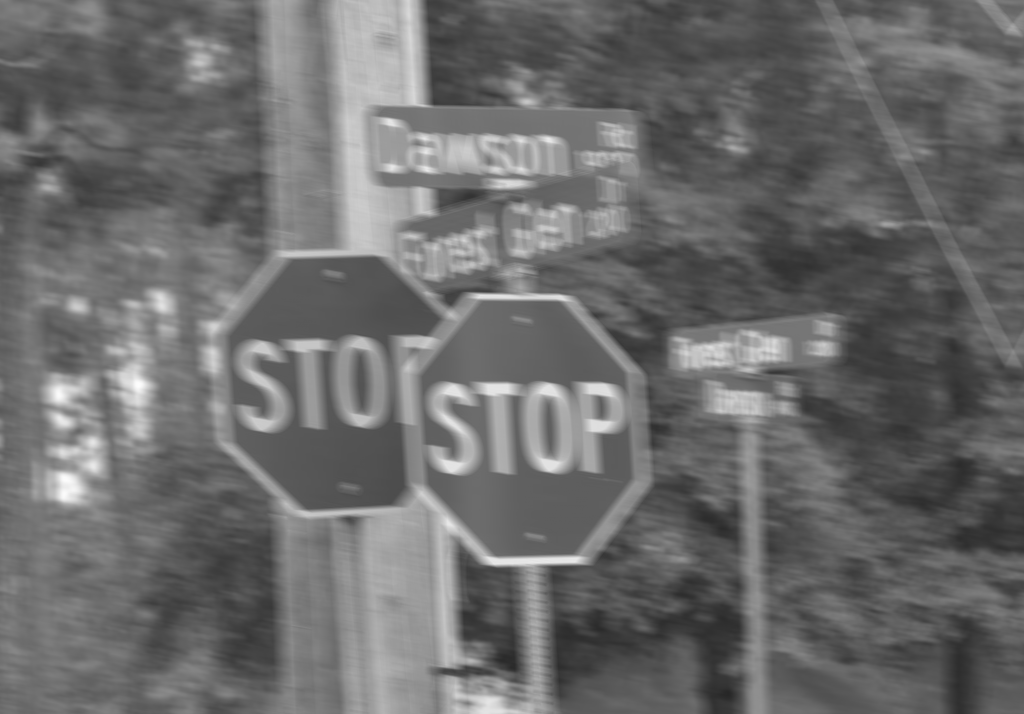
#> input picture Projeto 2/blur.png, 1024 x 714 px
$ jupyter execute 'Projeto 1-2.ipynb'   (shell and % lines are left out)
#> lines starting #> are read from the running program, lines starting #| are printed output that depends on the picture
[cell 1]

import cv2
import numpy as np
import matplotlib.pyplot as plt

# Projeto 1-2: Restauração de uma imagem de sinalização de trânsito

Você está trabalhando em um projeto da nova versão do PatoPatoVai Street View. Seu objetivo é melhorar a qualidade das imagens obtidas pela câmera do veículo, especialmente em relação ao *motion blur* (pois a câmera está fixada no carro, e os solavancos da estrada podem resultar em borramento das imagens capturadas).

Considere a imagem abaixo:

[cell 2]
img_blur = cv2.cvtColor(cv2.imread('blur.png'), cv2.COLOR_BGR2GRAY) / 255.0
#> img_blur: shape (714, 1024) float64; min 0.153, max 0.992, mean 0.421

plt.figure(figsize=(10, 8))
plt.imshow(img_blur, cmap='gray');

Está difícil saber a que altura da rua Forest Glen estamos. Sua equipe está desenvolvendo um primeiro protótipo de um sistema que, a partir desta imagem, gera uma imagem nítida e com perspectiva corrigida de cada uma das placas indicadoras da rua.

Você foi encarregado de fazer uma primeira versão do melhoramento de imagem (*deblurring*, contraste, correção de perspectiva), onde parâmetros essenciais do *deblurring* (tamanho de kernel, orientação, tipo), do contraste e da correção de perspectiva (pontos notáveis) podem ser determinados manualmente. Na sua equipe tem outros engenheiros trabalhando no problema de detectar e segmentar as placas presentes na cena.

Para facilitar a experimentação:

- O Scikit-Image já tem uma função que faz o filtro de Wiener: ``skimage.restoration.wiener``

- Segue código para fazer um *kernel* de *motion blur* dado o tamanho do kernel, o comprimento do segmento de reta, e o ângulo.

[cell 3]
from skimage.restoration import wiener

def make_psf(shape, length, angle):
    psf = np.zeros(shape)
    rows, cols = shape
    center = (cols//2, rows//2)
    psf[center[1], center[0]:(center[0]+length)] = 1.0
    M = cv2.getRotationMatrix2D(center, angle, 1)
    psf = cv2.warpAffine(psf, M, (cols, rows))
    psf = psf / psf.sum()
    return psf

## Tarefa

Escreva um programa que:

- Corrige o *motion blur*
    - Não é necessário neste projeto que o sistema escolha automaticamente os melhores parâmetros para o *deblurring*, determine-os manualmente.

- Melhora o contraste
    - Novamente, se precisar ajustar parâmetros manualmente, tudo bem. Escolha a técnica que quiser para melhoramento de contraste.

- Extrai a placa de rua com correção de perspectiva.
    - Os pontos dos cantos da placa não precisam ser determinados automaticamente, escolha manualmente os pontos. A outra parte da sua equipe está trabalhando no outro problema.


### Rubrica

- **I**: Entregou algo sem sentido ou muito incompleto (não atinge o nível *D*)

- **D**: Entregou o projeto quase completo, mas faltaram 2 itens dentre os descritos acima.

- **C**: Entregou o projeto quase completo, mas faltou 1 item dentre os descritos acima.

- **B**: Entregou o projeto completo.

- **A**: Entregou o projeto completo e testou alguma técnica mais avançada para resolver o problema do motion-blur. Ver o artigo "Restoration of Motion-Blurred Image Based on Border Deformation Detection: A Traffic Sign Restoration Model", em anexo no Blackboard.

# Blur

[cell 4]
def display_mag_freq(img_freq):
    img_freq_aux_mag = np.abs(img_freq)
    img_freq_aux_mag[0,0] = 0.0
#> img_freq_aux_mag: shape (714, 1024) float64; min 0, max 28812.4, mean 10.3
    img_freq_aux_mag_display = np.log10(1 + np.fft.fftshift(img_freq_aux_mag))
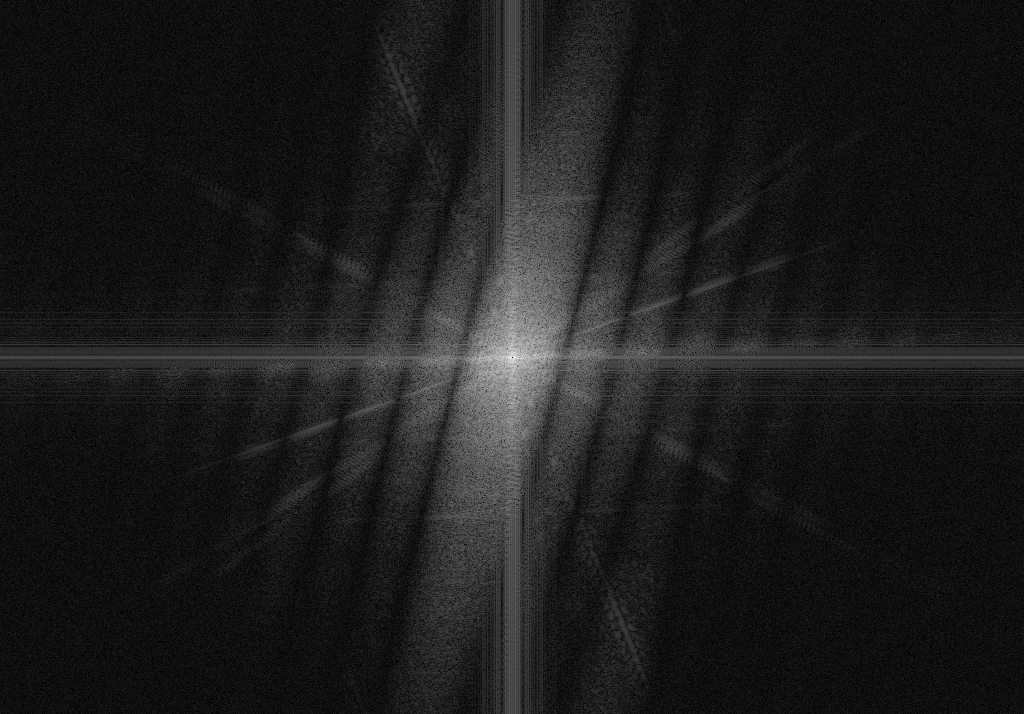
#> img_freq_aux_mag_display: shape (714, 1024) float64; min 0, max 4.46, mean 0.493; drawn with min black and max white
    plt.figure(figsize=(12,12))
    plt.imshow(img_freq_aux_mag_display, cmap='gray')
    plt.axis('off')
    plt.show()

def faz_gigante(img_blur):
    rows, cols = img_blur.shape
#> rows = 714; cols = 1024
    img_blur_giant = np.zeros((2*rows, 2*cols))
    img_blur_giant[:rows, :cols] = img_blur
    img_blur_giant[:rows, cols:] = img_blur[:, ::-1]
    img_blur_giant[rows:, :cols] = img_blur[::-1, :]
    img_blur_giant[rows:, cols:] = img_blur[::-1, ::-1]
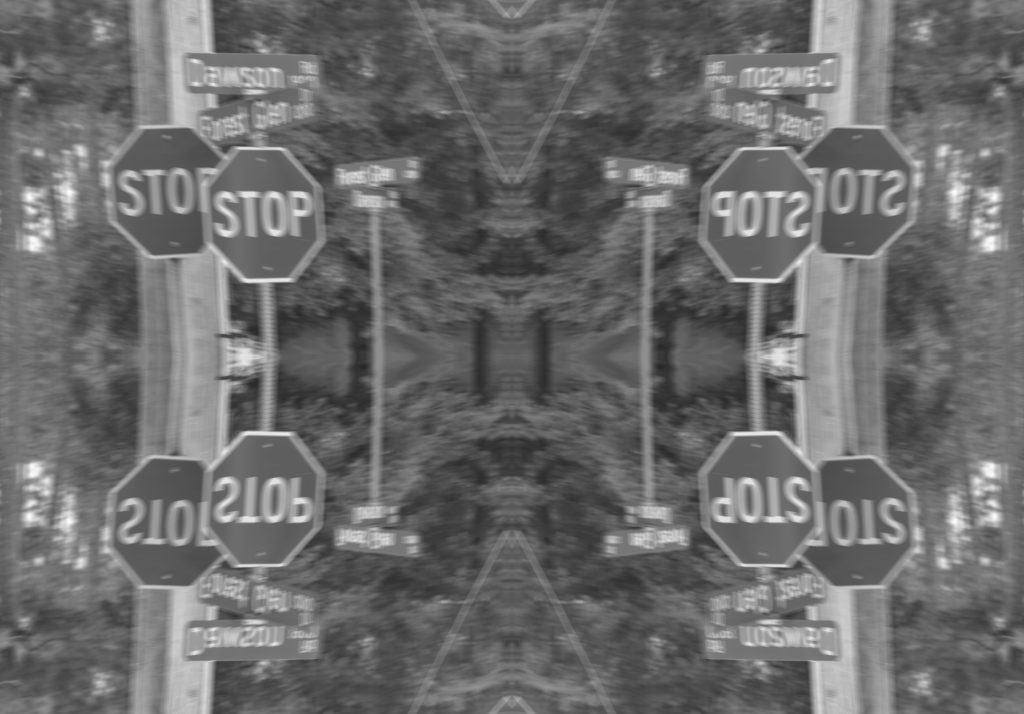
#> img_blur_giant: shape (1428, 2048) float64 (shown at 1/2 size); min 0.153, max 0.992, mean 0.421
    return img_blur_giant, rows, cols

### Fourrier:
    Na célula abaixo foi feita e plotada a transformada de fourrier da imagem borrada. Essa transformada resulta no plot do domínio da frequência da imagem borrada, com retas horizontais resultantes de traços verticais na imagem (postes, cantos das placas, etc), retas verticais resultantes de traços horizontais da imagem (bordas das placas, bordas da própria imagem, etc) e, por fim, retas diagonais resultantes do restante da imagem.

[cell 5]
img_freq = np.fft.fft2(img_blur)

display_mag_freq(img_freq)

A partir da imagem gerada na frequência, é possível perceber a existência de um padrão de traços diagonais repetidos, todos com a mesma leve inclinação. Isso é decorrente do borramento e permite a identificação do tipo de kernel utilizado para borrar a imagem original. Através do ângulo das retas periódicas da imagem na frequência, pode-se afirmar que o kernel utlizado foi uma semirreta, com angulação igual à das retas +/- 90°, uma vez que a transformada de fourrier gera uma rotação dos traços da imagem.

### Kernel:
    Agora, o ângulo do kernel foi inferido como aproximadamente -20° (ou +160°), e assim foi criado uma réplica de comprimento ajustado para chegar mais próximo do original. É importante notar que esse kernel foi aplicado em uma imagem criada, com dimensões 2x maiores que a imagem original, resultando em uma com 4x o tamanho. Esse é um truque utilizado para diminuir os efeitos de transições abruptas nas bordas da imagem, as quais resultam em retas pretas quando transformadas de volta do domínio da frequência.

[cell 6]
giant_test, rows, cols = faz_gigante(img_blur)
#> rows = 714; cols = 1024

kernel = make_psf(giant_test.shape, 20, 170)

plt.imshow(kernel[650:750, 950:1050], cmap='gray')
print(rows, cols)
#| 714 1024
plt.show()

### Filtro de Wiener
    Agora, com o kernel em mãos, será aplicado o filtro de Wiener. Esse filtro aplica uma multiplicação, de uma imagem e um kernel, ambos no domínio da frequência. Como utilizamos um kernel aproximado do que foi realmente utilizado, a imagem resultante deve ficar distorcida, uma vez que o pequeno erro é amplificado. Por fim, é aplicada uma transformada inversa de fourrier para trazer de volta do domínio da frequência.

[cell 7]
def wiener(G, H, K):
    W = H.conj() / (np.abs(H)**2 + K)
    F = W*G
    return F

[cell 8]
K = 0.0007

h = kernel
H = np.fft.fft2(h)

G = np.fft.fft2(giant_test)
img_test_blur_recon_wiener_freq = wiener(G, H, K)
img_test_blur_recon_wiener = np.fft.fftshift(np.fft.ifft2(img_test_blur_recon_wiener_freq).real)
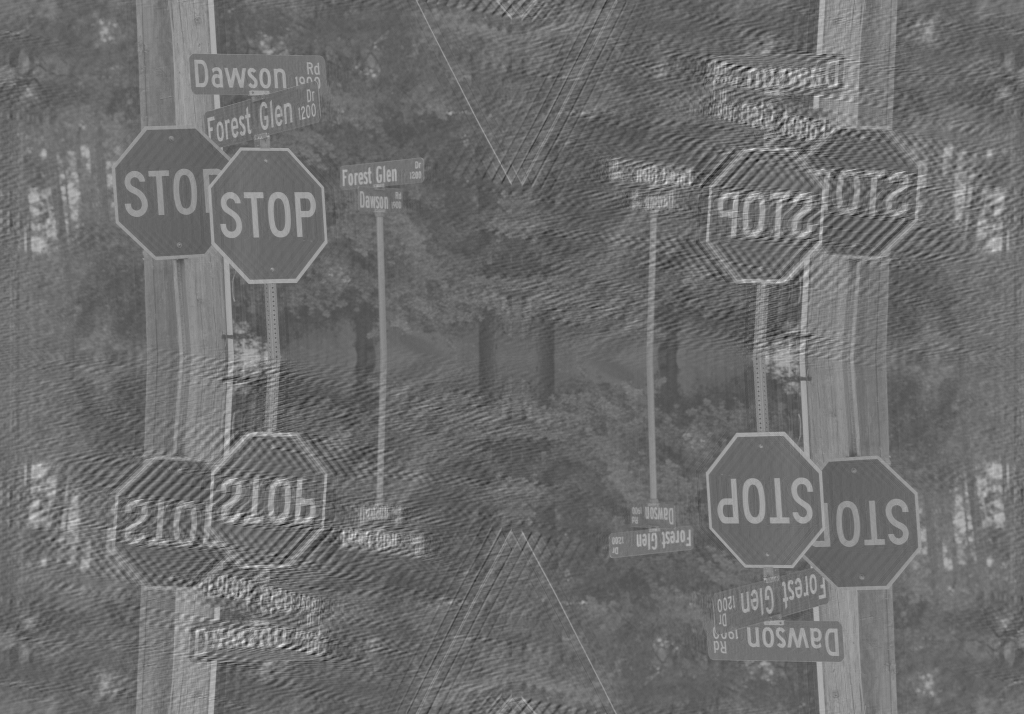
#> img_test_blur_recon_wiener: shape (1428, 2048) float64 (shown at 1/2 size); min -0.574, max 1.74, mean 0.421; drawn with min black and max white

img_test_blur_recon_wiener_cut = img_test_blur_recon_wiener[:rows, :cols]

plt.figure(figsize=(12,12))
plt.imshow(np.clip(img_test_blur_recon_wiener_cut, 0, 1), cmap='gray')
plt.axis('off')
plt.show()
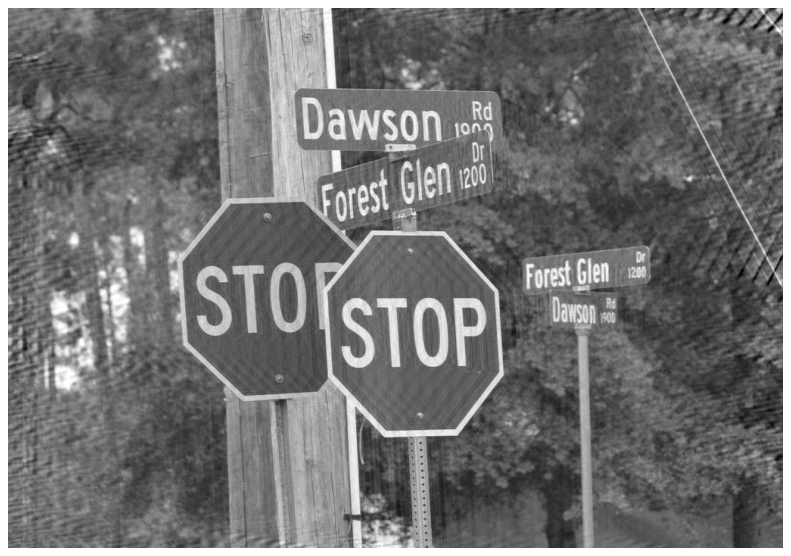
#> figure drawn by matplotlib, 1 panel

# Contraste

A seguir, é feito o realce de contraste da imagem, para melhor visualizar seus detales e destacar a placa.

[cell 9]
def muda_contraste(img, delta_contraste):
#> called with delta_contraste = 3
    media = np.mean(img)
#> media = 0.421
    res = delta_contraste * (img - media) + media
    return np.clip(res, 0, 255)
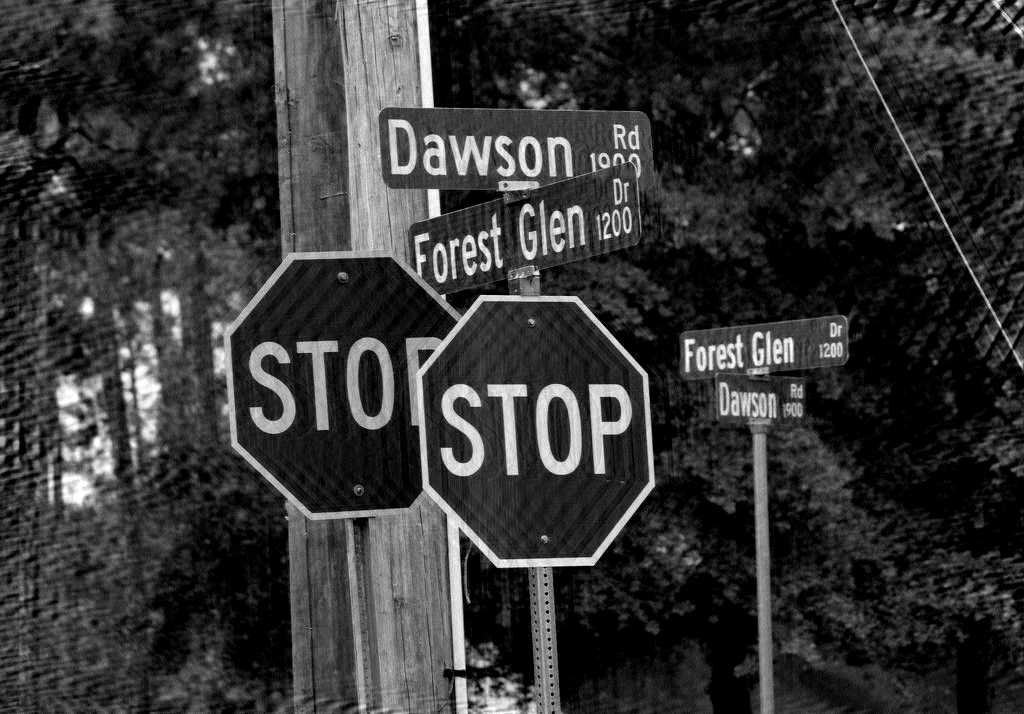
#> returned value: shape (714, 1024) float64; min 0, max 2.16, mean 0.441; drawn with min black and max white

[cell 10]
contrastada = muda_contraste(np.clip(img_test_blur_recon_wiener_cut, 0, 1), 3)

plt.figure(figsize=(12,12))
plt.imshow(contrastada, cmap="gray")
plt.show()

# Perspectiva

Agora, para a correção de perspectiva da placa, foram selecionados seus quatro cantos manualmente, para serem inseridos na função de correção.

[cell 11]
rows_pers, cols_pers = (256, 1024)

pts_original = np.float32([[410,220],[640,160],[410,300],[640,240]])
pts_corrigida = np.float32([[0, 0], [cols_pers - 1, 0], [0, rows_pers - 1], [cols_pers - 1, rows_pers - 1]])

plt.figure(figsize=(12,6))
plt.imshow(contrastada, cmap='gray')
for k, p in enumerate(pts_original):
    plt.plot([p[0]], [p[1]], 'ro')
    plt.text(p[0] + 5, p[1], str(k), color='red')
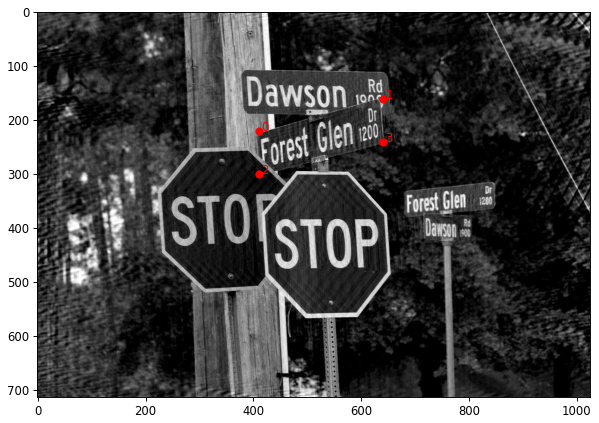
#> figure drawn by matplotlib, 1 panel

[cell 12]
M = cv2.getPerspectiveTransform(pts_original, pts_corrigida)

img_corrigida = cv2.warpPerspective(contrastada, M, (cols_pers, rows_pers))
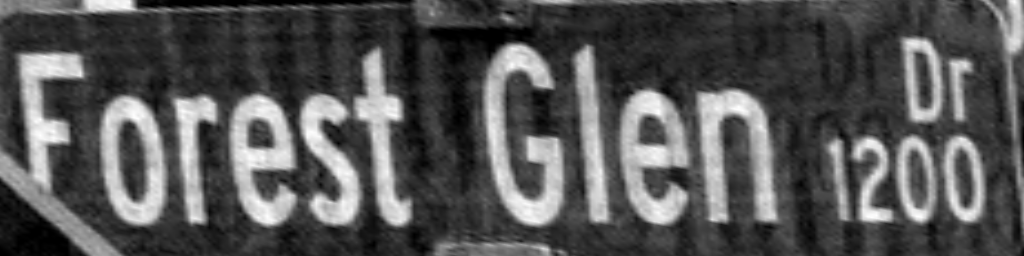
#> img_corrigida: shape (256, 1024) float64; min 0, max 2.16, mean 0.721; drawn with min black and max white

plt.imshow(img_corrigida, cmap='gray')
for k, p in enumerate(pts_corrigida):
    plt.plot([p[0]], [p[1]], 'ro')
    plt.text(p[0] + 5, p[1], str(k), color='red')
plt.show()
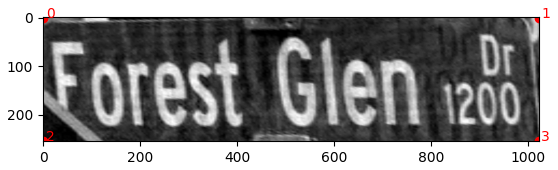
#> figure drawn by matplotlib, 1 panel
